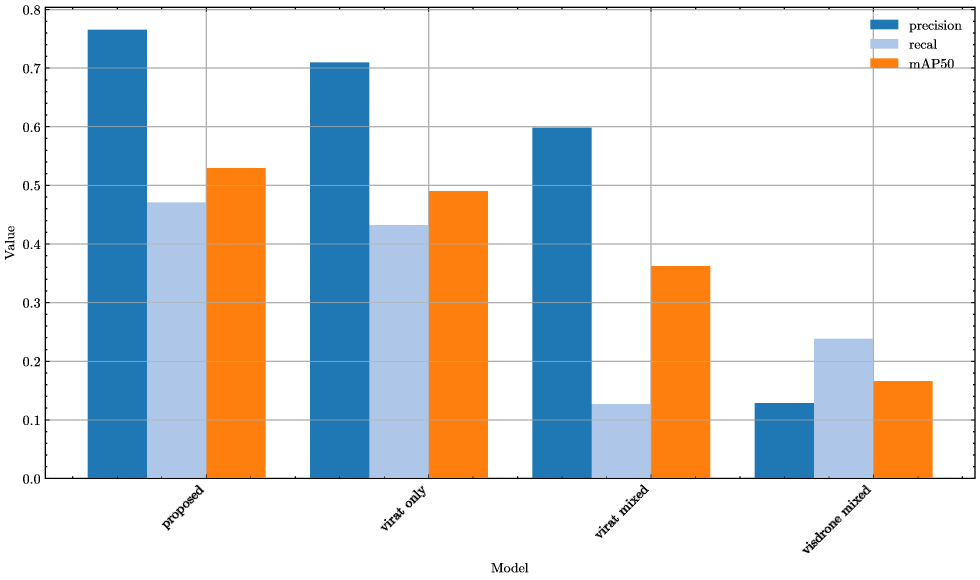
#> input picture exp_external_datasets.png, 2940 x 1739 px (shown at 1/3 size); its folder holds only this picture in this run
$ python yolo_explorer.py ..
#> lines starting #> are read from the running program, lines starting #| are printed output that depends on the picture; after the words box and inside, x2 and y2 are one past the last pixel; in counts of white or black regions, pixels touching at a corner belong together
### yolo_explorer/core.py
import shutil
import time
import cv2
import os
import subprocess
import sys
import threading
cache_size = 50


def resize_image(image, max_width, max_height):
	height, width = image.shape[:2]
	aspect_ratio = width / height

	if width > max_width or height > max_height:
		if aspect_ratio > 1:
			width = max_width
			height = int(width / aspect_ratio)
		else:
			height = max_height
			width = int(height * aspect_ratio)

		image = cv2.resize(image, (width, height), interpolation=cv2.INTER_AREA)
	elif width < max_width and height < max_height:
		if aspect_ratio > 1:
			width = max_width
			height = int(width / aspect_ratio)
		else:
			height = max_height
			width = int(height * aspect_ratio)

		image = cv2.resize(image, (width, height), interpolation=cv2.INTER_CUBIC)

	return image

# [16 lines left out: function get_next_different_image_index, not called in this run]
class ImageLoader:
	def get_image_paths(self,directory):
#> called with directory = '..'
		for root, _, files in os.walk(directory):
			if "quarantine" in root or "debug" in root:
				continue
			for file in files:
				if file.lower().endswith(('.jpg', '.jpeg', '.png', '.bmp')):
					self.image_paths.append(os.path.join(root, file))
		self.image_paths.sort()
	def __init__(self, directory):
		self.image_paths = []
		# path_thread  = threading.Thread(target=self.get_image_paths,args=(directory,))
		self.get_image_paths(directory)
		# path_thread.start()
		self.index = 0
		self.step = 1
		self.cache_index = 9999999999
		self.cache_step = 9999999999
		self.key_actions = {
			ord('k'): self.next_image,
			ord('j'): self.previous_image,
			ord('f'): self.next_different_image,
			ord('a'): self.previous_different_image,
			ord('d'): self.delete_image,
			ord('e'): self.open_folder,
			ord("h"):self.decrease_step_size,
			ord('l'):self.increase_step_size,
			ord('q'):self.quarantine_images_in_directory,
			27: self.exit_viewer
		}
		self.image_cache = {}
		self.stopped = False
		self.loader = threading.Thread(target=self.load_images)
		self.loader.start()
		for j in range(100):
			time.sleep(0.1)
			print(self.total_images)
			if self.total_images>0:
				return
		sys.exit()

	@property
	def total_images(self):
		return len(self.image_paths)
	def next_image(self):
		self.index = (self.index + self.step) % self.total_images
	def previous_image(self):
		self.index = (self.index - self.step) % self.total_images
	def increase_step_size(self):
		self.step*=10
	# [27 lines left out: functions decrease_step_size, quarantine_images_in_directory, not called in this run]


	def next_different_image(self):
		self.index = get_next_different_image_index(self.image_paths,self.index,previous=False)
	# [14 lines left out: functions previous_different_image, delete_image, not called in this run]

	def load_image(self,image_path):
#> called with image_path = '../exp_external_datasets.png'
		image = cv2.imread(image_path)
#> image is the input picture: shape (1739, 2940, 3); mean B, G, R 216.7, 216.6, 214.9
		image = resize_image(image, 1820, 980)
#> in resize_image, `image = cv2.resize(image, (width, height), interpolation=cv2.INTER_AREA)`:
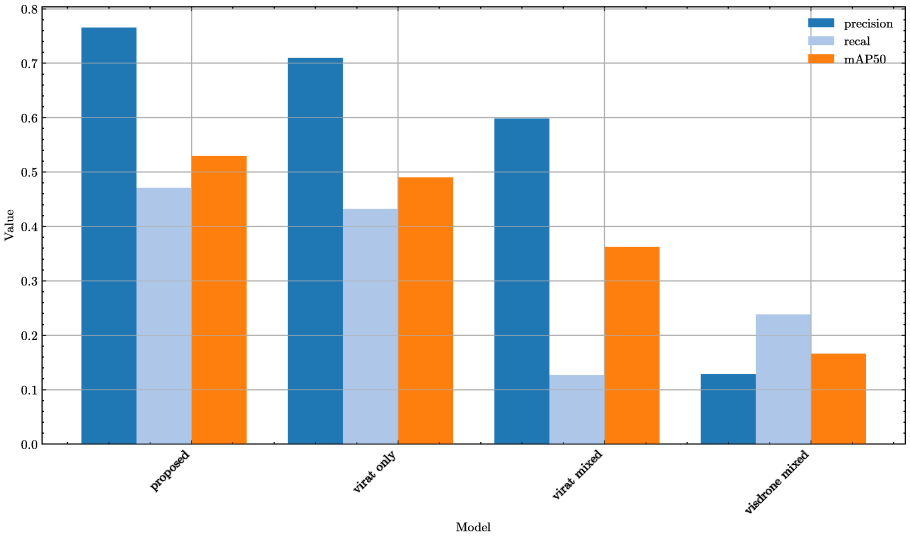
#> image: shape (1076, 1820, 3) (shown at 1/2 size); mean of channels 0, 1, 2 216.7, 216.6, 214.9; drawn as B, G, R
		# Add image path as text overlay
		cv2.putText(image, f"({self.step}):{image_path}", (10, 30), cv2.FONT_HERSHEY_SIMPLEX, 0.4, (0, 0, 255), 1, cv2.LINE_AA)
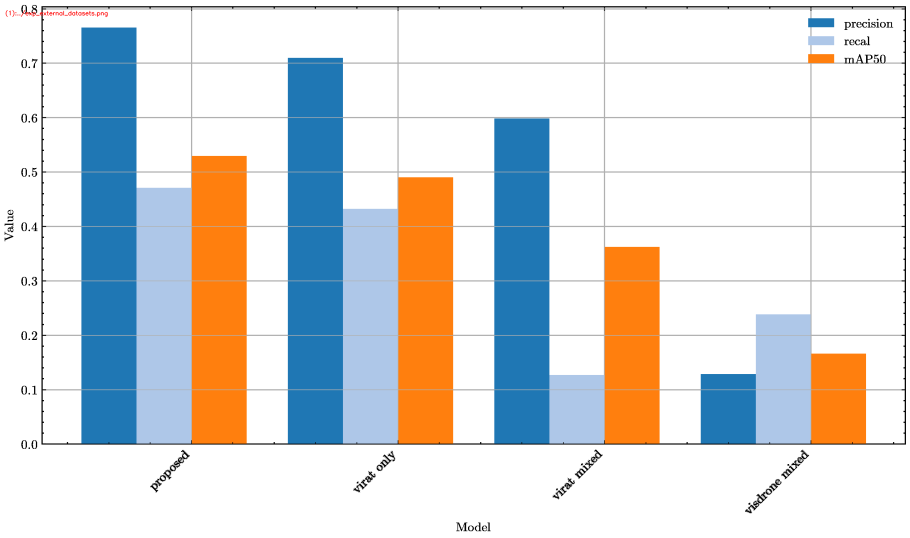
#> image: shape (1076, 1820, 3) (shown at 1/2 size); 0.07% of pixels changed, all inside (x1, y1, x2, y2) = (11, 20, 217, 35); drawn as B, G, R
		return image

	def load_images(self):
		while not self.stopped:
			# [23 lines of commented-out code are left out]

			time.sleep(0.1)

	def open_folder(self):
		image_path = self.image_paths[self.index]
		folder_path = os.path.dirname(image_path)
		subprocess.Popen(f'explorer.exe {folder_path}')

	# [5 lines left out: function exit_viewer, not called in this run]

	def display_images(self):
		err_cnt = 0
		while True:
			if self.index not in self.image_cache:
				print(self.index)
				image_path = self.image_paths[self.index]
				print(self.image_paths[:10])
				if not os.path.exists(image_path):
					print(self.index,image_path)
					cv2.destroyAllWindows()
					sys.exit()
					continue

				image = self.load_image(image_path)
			else:
				image = self.image_cache[self.index]
			cv2.imshow('Image Viewer', image)
			key = cv2.waitKey(0)
#> (key e is pressed here)
			if key in self.key_actions:
				self.key_actions[key]()

# [43 lines left out: functions parse_yolo_annotations, draw_bounding_boxes, not called in this run]


class YOLOImageLoader(ImageLoader):
	def load_image(self, image_path):
		img=  super().load_image(image_path)
		ext = image_path.split('.')[-1]
		label_path = image_path.replace("images",'labels').replace(ext,"txt")
		print(label_path)
		if os.path.exists(label_path):
			annotations =parse_yolo_annotations(label_path)
			draw_bounding_boxes(img,annotations)
		return img


### yolo_explorer/yolo_explorer.py

import os
import cv2
from core import ImageLoader, YOLOImageLoader


if __name__ == '__main__':
    import sys

    if len(sys.argv) != 2:
        print('Usage: python image_viewer.py <directory>')
        sys.exit()
    directory = sys.argv[1]
    if not os.path.isdir(directory):
        print('Invalid directory!')
    else:
        image_viewer = YOLOImageLoader(directory)
#> (the run stopped early here; a loop or call above may not have finished)
